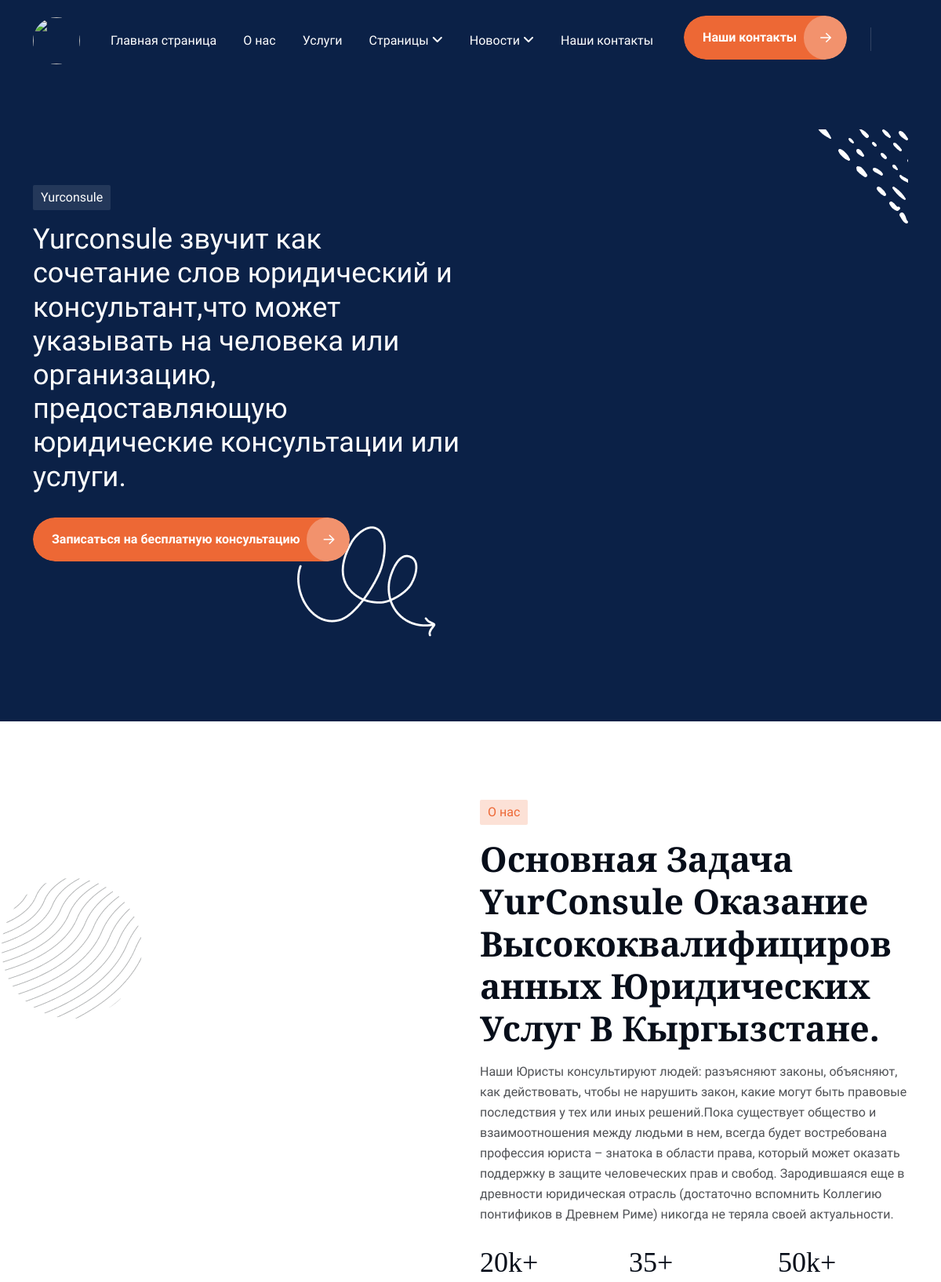
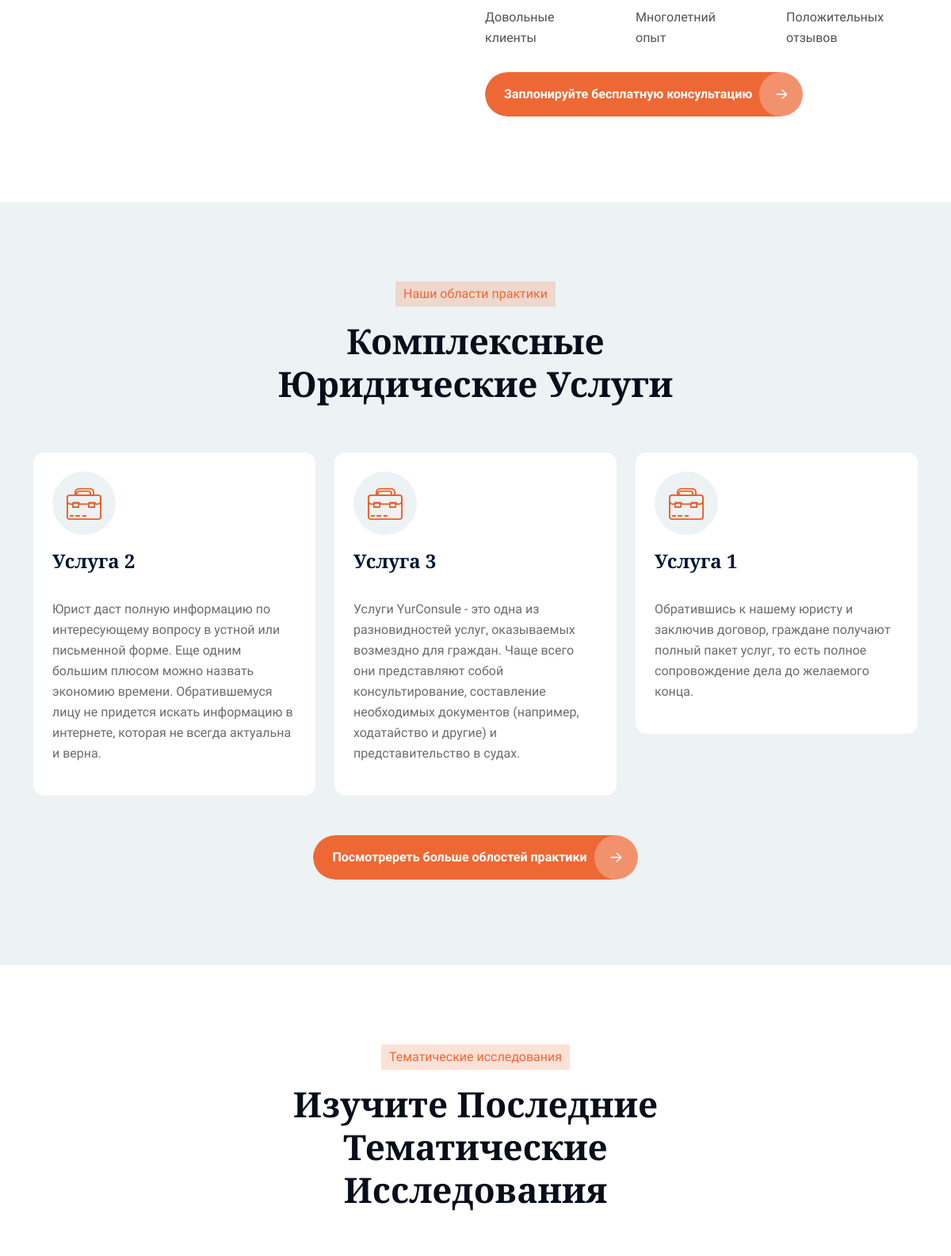
The page / (upper part) on the database its author committed (2 pictures, top to bottom).
### apps/base/models.py (models this page shows, shortened)
class Settings(models.Model):
    title = models.CharField(
        max_length=255,
        verbose_name="Название сайта"
    )
    descriptions = RichTextField(
        verbose_name="Описание сайта"
    )
    logo = ResizedImageField(
        force_format = "WEBP",
        quality = 100,
        upload_to = "logo_image/",
        verbose_name="Логотип"
    )
    phone = models.CharField(
        max_length=255,
        verbose_name="Телефонный номер"
    )
    email = models.EmailField(
        verbose_name="Почта"
    )
    locate = models.CharField(
        max_length=255,
        verbose_name="Адрес"
    )
    instagram = models.URLField(
        verbose_name="Instagram url",
        blank=True, null=True
    )
    facebook = models.URLField(
        verbose_name="facebook url",
        blank=True, null=True
    )
    youtube = models.URLField(
        verbose_name="youtube url",
        blank=True, null=True
    )
    whatsapp = models.URLField(
        verbose_name="whatsapp url",
        blank=True, null=True
    )
    class Meta:
        verbose_name_plural = "Настройки"

class About(models.Model):
    descriptions = models.TextField(
        verbose_name="Первое описание"
    )
    descriptions2 = RichTextField(
        verbose_name="Второе описание"
    )
    image = ResizedImageField(
        force_format = "WEBP",
        quality = 100,
        upload_to="about_image/",
        verbose_name="Фотография"
    )
    class Meta:
        verbose_name = 'О нас'
        verbose_name_plural = 'О нас'

class Numbers(models.Model):
    client = models.CharField(
        max_length=255,
        verbose_name="Довольные клиенты"
    )
    team = models.CharField(
        max_length=255,
        verbose_name="Опытные юристы и адвокаты"
    )
    experience = models.CharField(
        max_length=255,
        verbose_name="Многолетний опыт"
    )
    critical = models.CharField(
        max_length=255,
        verbose_name="Критические случаи успешно решены"
    )
    review = models.CharField(
        max_length=255,
        verbose_name="Положительных отзывов"
    )
    class Meta:
        verbose_name_plural = "Мы в числах"

### apps/contacts/models.py (models this page shows, shortened)
class Service(models.Model):
    name = models.CharField(
        max_length=255,
        verbose_name="Название услуги"
    )
    descriptions = RichTextField(
        max_length=255,
        verbose_name="Описание про нащих услуг"
    )
    class Meta:
        verbose_name_plural ="Услуга"

### apps/base/views.py (the view)
# urls.py: path('', index, name="index"),
def index(request):
    settings = base.Settings.objects.latest("id")
    slide = base.Slide.objects.all().order_by("id")[:3]
    numbers = base.Numbers.objects.latest("id")
    about = base.About.objects.latest('id')
    review = contacts_models.Review.objects.all()
    service = contacts_models.Service.objects.all().order_by('?')[:3]
    news = secondary_models.News.objects.all().order_by('?')[:2]
    other_legal_informations = secondary_models.Legalinformation.objects.all().order_by("?")[:3]
    return render(request, "base/index.html", locals())

### templates/base/index.html (shortened to what this page needs)
{% extends "include/homepage.html" %}
{% load static %}
{% block content %}
  </head>
  <body class="body4">
    {% include  "include/header.html" %}
          <div class="hero-area4 _relative">
            <div class="container">
              <div class="space40"></div>
              <div class="row align-items-center">
                <div class="col-lg-6">
                  <div class="headding _relative">
                    <span class="span">{{ settings.title }}</span>
                    <h1>{{ settings.descriptions|safe }}</h1>
                    <div class="space30"></div>
                    <div>
                      <a href="{% url 'contact' %}" class="theme-btn7"><span class="span-btn">Записаться на бесплатную консультацию</span> <span class="arrow"><i class="fa-regular fa-arrow-right"></i></span></a>
                    </div>
                    <div class="shape aniamtion-key-2">
                      <img src="{% static 'assets/img/shapes/hero4-shape2.png' %}" alt="">
                    </div>
                  </div>
                </div>
                <div class="col-lg-6">
                  <div class="hero4-images">
                    <div class="row">
                      <div class="col-md-6 aniamtion-key-5">
                        <div class="hero-image-slider">
                          {% for slide in slide %}
                          <div class="image">
                          </div>
                          {% endfor %}
                        </div>
                      </div>
                      <div class="col-md-6 aniamtion-key-2">
                        <div class="space40"></div>
                        <div class="hero-image-slider2">
                          {% for slide in slide %}
                          <div class="image">
                          </div>
                          {% endfor %}
                        </div>
                        <div class="shape aniamtion-key-4">
                          <img src="{% static 'assets/img/shapes/hero4-shape1.png' %}" alt="">
                        </div>
                      </div>
                    </div>
                  </div>
                </div>
              </div>
            </div>
          </div>
          <div class="about4 sp3">
            <div class="container">
              <div class="row align-items-center">
                <div class="col-lg-6">
                  <div class="images">
                    <div class="shape aniamtion-key-1">
                      <img src="{% static 'assets/img/shapes/about4-shape.png' %}" alt="">
                    </div>
                  </div>
                </div>
                <div class="col-lg-6">
                  <div class="headding4">
                    <span class="span" data-aos="fade-left" data-aos-duration="700">О нас</span>
                    <h2 data-aos="fade-left" data-aos-duration="900" >{{ about.descriptions }}</h2>
                    <div class="space16"></div>
                    <p data-aos="fade-left" data-aos-duration="1100" >{{ about.descriptions2|safe }}</p>
                    <div class="row">
                      <div class="col-md-4 col-6">
                        <div class="counter-box" data-aos="zoom-in-up" data-aos-duration="900">
                          <h3><span class="counter">{{ numbers.client }}</span>k+</h3>
                          <p>Довольные клиенты</p>
                        </div>
                      </div>
                      <div class="col-md-4 col-6">
                        <div class="counter-box" data-aos="zoom-in-up" data-aos-duration="700">
                          <h3><span class="counter">{{ numbers.experience }}</span>+</h3>
                          <p>Многолетний опыт</p>
                        </div>
                      </div>
                      <div class="col-md-4 col-6">
                        <div class="counter-box" data-aos="zoom-in-up" data-aos-duration="800">
                          <h3><span class="counter">{{ numbers.review }}</span>k+</h3>
                          <p>Положительных отзывов </p>
                        </div>
                      </div>
                    </div>
                    <div class="space30"></div>
                    <div class="" data-aos="fade-up" data-aos-duration="800">
                      <a href="{% url 'contact' %}" class="theme-btn7"><span class="span-btn">Заплонируйте бесплатную консультацию</span> <span class="arrow"><i class="fa-regular fa-arrow-right"></i></span></a>
                    </div>
                  </div>
                </div>
              </div>
            </div>
          </div>
          <div class="service4 sp3">
            <div class="container">
              <div class="rwo">
                <div class="col-lg-6 m-auto text-center">
                  <div class="headding4">
                    <span class="span" data-aos="zoom-in-up" data-aos-duration="800">Наши области практики</span>
                    <h2 data-aos="zoom-in-up" data-aos-duration="1000">Комплексные Юридические Услуги</h2>
                  </div>
                </div>
              </div>
              <div class="space30"></div>
              <div class="row">
              {% for service in service %}
                <div class="col-lg-4 col-md-6">
                  <div class="" data-aos="zoom-in-up" data-aos-duration="900">
                    <div class="service4-box">
                      <div class="icon">
                        <img src="{% static 'assets/img/icons/service4-icon1.png' %}" alt="">
                      </div>
                      <div class="headding">
                        <h4><a>{{ service.name }}</a></h4>
                        <p>{{ service.descriptions|safe }}</p>
                      </div>
                    </div>
                  </div>
                </div>
                {% endfor %}
              </div>
              <div class="space50"></div>
              <div class="row">
                <div class="col-lg-12 text-center">
                  <div class="" data-aos="zoom-in-up" data-aos-duration="800">
                    <a href="{% url 'service' %}" class="theme-btn7"><span class="span-btn">Посмотререть больше облостей практики</span> <span class="arrow"><i class="fa-regular fa-arrow-right"></i></span></a>
                  </div>
                </div>
              </div>
            </div>
          </div>
          <div class="case4 sp3">
            <div class="container">
              <div class="row">
                <div class="col-lg-6 m-auto text-center">
                  <div class="headding4">
                    <span class="span" data-aos="zoom-in-up" data-aos-duration="700">Тематические исследования</span>
                    <h2 data-aos="zoom-in-up" data-aos-duration="900">Изучите Последние Тематические Исследования</h2>
                  </div>
                </div>
              </div>
              <div class="space30"></div>
              <div class="row">
                <div class="col-lg-4 col-md-6">
                </div>
              </div>
            </div>
          </div>
{% endblock %}

### templates/include/homepage.html (shortened to what this page needs)
{% load static %}
<!DOCTYPE html>
<html lang="en">
  <head>
 <link rel="stylesheet" href="{% static 'assets/css/bootstrap.min.css' %}"/>
 <link rel="stylesheet" href="{% static 'assets/css/fontawesome.min.css' %}"/>
 <link rel="stylesheet" href="{% static 'assets/css/fontawesome.css' %}"/>
 <link rel="stylesheet" href="{% static 'assets/css/magnific-popup.css' %}"/>
 <link rel="stylesheet" href="{% static 'assets/css/owl.carousel.min.css' %}"/>
 <link rel="stylesheet" href="{% static 'assets/css/slick-slider.css' %}"/>
 <link rel="stylesheet" href="{% static 'assets/css/meanmenu.css' %}"/>
 <link rel="stylesheet" href="{% static 'assets/css/mobile-menu.css' %}"/>
 <link rel="stylesheet" href="{% static 'assets/css/aos.css' %}"/>
 <link rel="stylesheet" href="{% static 'assets/css/metisMenu.css' %}"/>
 <link rel="stylesheet" href="{% static 'assets/css/header.css' %}"/>
 <link rel="stylesheet" href="{% static 'assets/css/modal-video.min.css' %}"/>
 <link rel="stylesheet" href="{% static 'assets/css/nice-select.css' %}"/>
 <link rel="stylesheet" href="{% static 'assets/css/visafast-unit.css' %}"/>
 <link rel="stylesheet" href="{% static 'assets/css/master.css' %}"/>
 <link rel="stylesheet" href="style.css"/>
 {% block content %}
 {% endblock %}
   </body>
 </html>

### templates/include/header.html (shortened to what this page needs)
{% load static %}
<header>
    <div class="header-area header-area-all header-area-all4 d-none d-lg-block" id="header">
      <div class="container">
        <div class="row">
          <div class="col-12">
            <div class="header-elements _relative">
              <div class="site-logo home1-site-logo">
            <a href="{% url 'index' %}" >
                  <img src="{{ settings.logo.url }}" alt="" style="height: 60px;width: 60px;object-fit: cover; border-radius: 50%;"/>
                </a>
              </div>
              <div class="main-menu-ex main-menu-ex1">
                <ul>
                  <li><a href="{% url 'index'%}">Главная страница  </a>
                </li>
                <li><a href="{% url 'about' %}">О нас </a></li>
                <li><a href="{% url 'service' %}">Услуги<span></span></a>
              </li>
              <li class="has-dropdown"><a >Страницы <i class="fa-solid fa-angle-down"></i></a>
            </li>
                  <li class="has-dropdown"><a href="{% url 'blog' %}">Новости <i class="fa-solid fa-angle-down"></i></a>
                      </li>
                    </ul>
                <li><a href="{% url 'contact' %}">Наши контакты</a></li>
              </div>
              <div class="home4-header-buttons">
                <div class="button2-all">
                  <a href="{% url 'contact' %}" class="theme-btn7"><span class="span-btn">Наши контакты</span> <span class="arrow"><i class="fa-regular fa-arrow-right"></i></span></a>
                </div>
                <div class="contact-3 d-lg-block d-none">
                  <div class="consulting2">
                       <a class="hamburger_menu header__bar-icon" href="javascript:void(0);">
                        <i class="fa-duotone fa-bars-staggered"></i>
                       </a>
                    </div>
                  </div>
              </div>
            </div>
          </div>
        </div>
      </div>
    </div>
  </header>

### templates/include/footer.html (shortened to what this page needs)
{% load static %}

### static/assets/css/header.css (style rules this page uses)
.header-area { padding: 20px 0; }
.main-menu-ex li { display: inline-block; }
.main-menu-ex li a { color: #000; font-size: 16px; display: block; font-weight: 500; padding: 10px 15px; transition: all.3s; }
.main-menu-ex .has-dropdown { position: relative; z-index: 9; }
.main-menu-ex.main-menu-ex1 li a { color: #FFFFFF; font-size: 16px; display: block; font-weight: 500; padding: 10px 15px; transition: all.3s; }

### static/assets/css/visafast-unit.css (style rules this page uses)
body { -ms-word-wrap: break-word; word-wrap: break-word; overflow-x: hidden; }
img { max-width: 100%; height: auto; }

### rows shown on the page
Settings: title "Yurconsule", descriptions "Yurconsule звучит как сочетание слов юридический и консультант,что может указывать на человека или организацию, предоставляющую юридические консультации или услуги."
About: descriptions "Основная Задача YurСonsule Оказание Высококвалифицированных Юридических Услуг В Кыргызстане.", descriptions2 "Наши Юристы консультируют людей: разъясняют законы, объясняют, как действовать, чтобы не нарушить закон, какие могут быть правовые последствия у тех или иных решений.Пока существует общество и взаимоотношения между людьми в нем, всегда будет востребована профессия юриста – знатока в области права, который может оказать поддержку в защите человеческих прав и свобод. Зародившаяся еще в древности юридическая отрасль (достаточно вспомнить Коллегию понтификов в Древнем Риме) никогда не теряла своей актуальности."
Numbers: client "20", experience "35", review "50"
Service: name "Услуга 2", descriptions "Юрист даст полную информацию по интересующему вопросу в устной или письменной форме. Еще одним большим плюсом можно назвать экономию времени. Обратившемуся лицу не придется искать информацию в интернете, которая не всегда актуальна и верна."
Service: name "Услуга 3", descriptions "Услуги YurConsule - это одна из разновидностей услуг, оказываемых возмездно для граждан. Чаще всего они представляют собой консультирование, составление необходимых документов (например, ходатайство и другие) и представительство в судах."
Service: name "Услуга 1", descriptions "Обратившись к нашему юристу и заключив договор, граждане получают полный пакет услуг, то есть полное сопровождение дела до желаемого конца."
